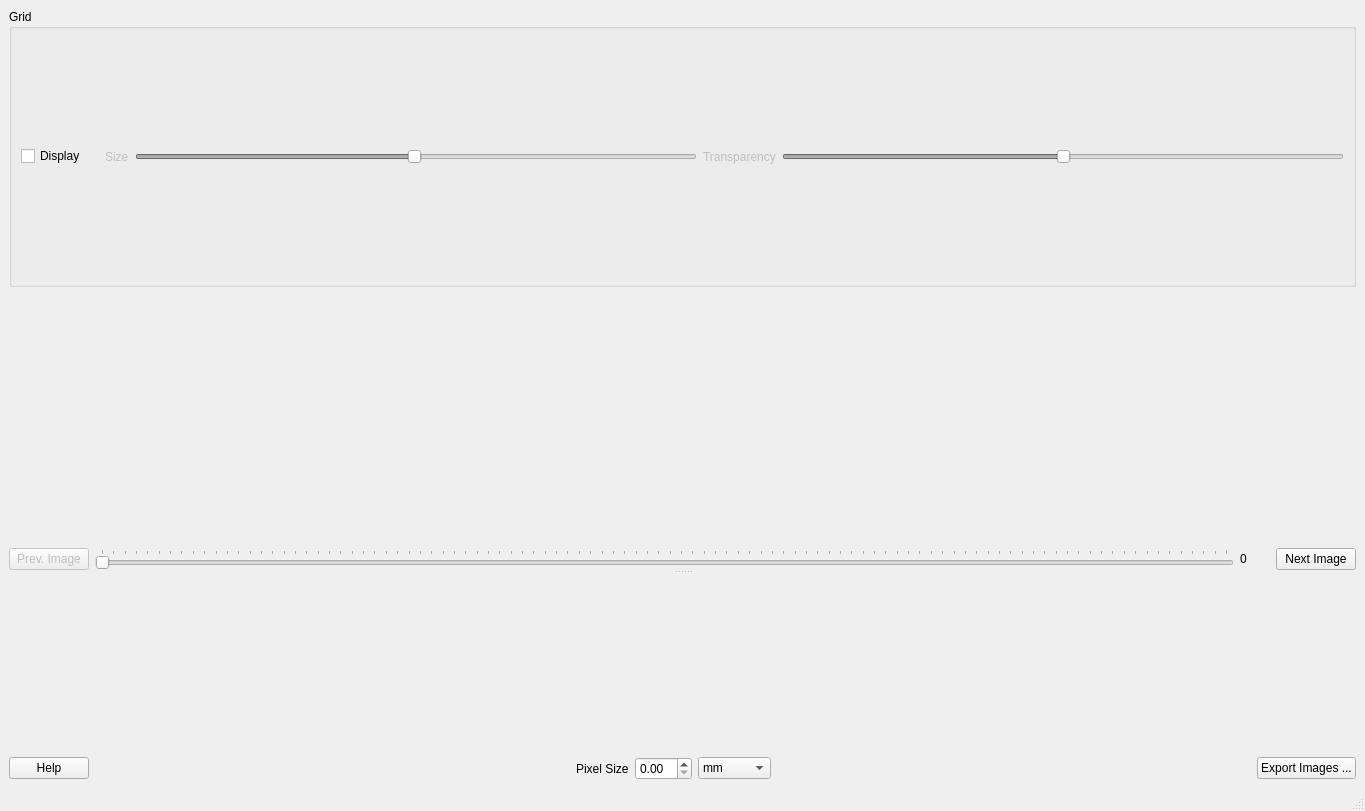
<?xml version="1.0" encoding="UTF-8"?>
<ui version="4.0">
 <class>MainWindow</class>
 <widget class="QMainWindow" name="MainWindow">
  <property name="geometry">
   <rect>
    <x>0</x>
    <y>0</y>
    <width>1365</width>
    <height>811</height>
   </rect>
  </property>
  <property name="minimumSize">
   <size>
    <width>0</width>
    <height>300</height>
   </size>
  </property>
  <property name="windowTitle">
   <string>Profile</string>
  </property>
  <property name="layoutDirection">
   <enum>Qt::LeftToRight</enum>
  </property>
  <widget class="QWidget" name="centralwidget">
   <layout class="QVBoxLayout" name="verticalLayout">
    <item>
     <widget class="QSplitter" name="splitter_2">
      <property name="orientation">
       <enum>Qt::Vertical</enum>
      </property>
      <widget class="QSplitter" name="splitter">
       <property name="orientation">
        <enum>Qt::Horizontal</enum>
       </property>
       <widget class="QWidget" name="layoutWidget">
        <layout class="QVBoxLayout" name="verticalLayout_3">
         <item>
          <widget class="QGroupBox" name="groupBox">
           <property name="title">
            <string>Grid</string>
           </property>
           <layout class="QHBoxLayout" name="horizontalLayout_6">
            <item>
             <widget class="QCheckBox" name="grid_display_checkBox">
              <property name="maximumSize">
               <size>
                <width>70</width>
                <height>16777215</height>
               </size>
              </property>
              <property name="text">
               <string>Display</string>
              </property>
             </widget>
            </item>
            <item>
             <widget class="QLabel" name="label_4">
              <property name="text">
               <string/>
              </property>
             </widget>
            </item>
            <item>
             <widget class="QLabel" name="display_size_label">
              <property name="enabled">
               <bool>false</bool>
              </property>
              <property name="maximumSize">
               <size>
                <width>40</width>
                <height>16777215</height>
               </size>
              </property>
              <property name="text">
               <string>Size</string>
              </property>
             </widget>
            </item>
            <item>
             <widget class="QSlider" name="grid_size_slider">
              <property name="enabled">
               <bool>false</bool>
              </property>
              <property name="sizePolicy">
               <sizepolicy hsizetype="Expanding" vsizetype="Fixed">
                <horstretch>0</horstretch>
                <verstretch>0</verstretch>
               </sizepolicy>
              </property>
              <property name="maximumSize">
               <size>
                <width>16777215</width>
                <height>16777215</height>
               </size>
              </property>
              <property name="minimum">
               <number>1</number>
              </property>
              <property name="maximum">
               <number>200</number>
              </property>
              <property name="value">
               <number>100</number>
              </property>
              <property name="orientation">
               <enum>Qt::Horizontal</enum>
              </property>
             </widget>
            </item>
            <item>
             <widget class="QLabel" name="display_transparency_label">
              <property name="enabled">
               <bool>false</bool>
              </property>
              <property name="text">
               <string>Transparency</string>
              </property>
             </widget>
            </item>
            <item>
             <widget class="QSlider" name="transparency_slider">
              <property name="enabled">
               <bool>false</bool>
              </property>
              <property name="maximum">
               <number>100</number>
              </property>
              <property name="value">
               <number>50</number>
              </property>
              <property name="orientation">
               <enum>Qt::Horizontal</enum>
              </property>
             </widget>
            </item>
           </layout>
          </widget>
         </item>
         <item>
          <layout class="QHBoxLayout" name="horizontalLayout_5">
           <item>
            <layout class="QVBoxLayout" name="verticalLayout_2">
             <item>
              <layout class="QHBoxLayout" name="horizontalLayout_2">
               <item>
                <widget class="QWidget" name="pyqtgraph_widget" native="true"/>
               </item>
              </layout>
             </item>
             <item>
              <layout class="QHBoxLayout" name="horizontalLayout_3">
               <item>
                <widget class="QPushButton" name="previous_image_button">
                 <property name="enabled">
                  <bool>false</bool>
                 </property>
                 <property name="text">
                  <string>Prev. Image</string>
                 </property>
                </widget>
               </item>
               <item>
                <widget class="QSlider" name="file_slider">
                 <property name="layoutDirection">
                  <enum>Qt::LeftToRight</enum>
                 </property>
                 <property name="orientation">
                  <enum>Qt::Horizontal</enum>
                 </property>
                 <property name="tickPosition">
                  <enum>QSlider::TicksAbove</enum>
                 </property>
                </widget>
               </item>
               <item>
                <widget class="QLabel" name="image_slider_value">
                 <property name="minimumSize">
                  <size>
                   <width>30</width>
                   <height>0</height>
                  </size>
                 </property>
                 <property name="maximumSize">
                  <size>
                   <width>30</width>
                   <height>16777215</height>
                  </size>
                 </property>
                 <property name="baseSize">
                  <size>
                   <width>50</width>
                   <height>0</height>
                  </size>
                 </property>
                 <property name="text">
                  <string>0</string>
                 </property>
                </widget>
               </item>
               <item>
                <widget class="QPushButton" name="next_image_button">
                 <property name="text">
                  <string>Next Image</string>
                 </property>
                </widget>
               </item>
              </layout>
             </item>
            </layout>
           </item>
          </layout>
         </item>
        </layout>
       </widget>
      </widget>
      <widget class="QWidget" name="profile_widget" native="true"/>
     </widget>
    </item>
    <item>
     <layout class="QHBoxLayout" name="horizontalLayout">
      <item>
       <widget class="QPushButton" name="pushButton">
        <property name="text">
         <string>Help</string>
        </property>
       </widget>
      </item>
      <item>
       <spacer name="horizontalSpacer_2">
        <property name="orientation">
         <enum>Qt::Horizontal</enum>
        </property>
        <property name="sizeHint" stdset="0">
         <size>
          <width>40</width>
          <height>20</height>
         </size>
        </property>
       </spacer>
      </item>
      <item>
       <layout class="QHBoxLayout" name="horizontalLayout_4">
        <item>
         <widget class="QLabel" name="label">
          <property name="text">
           <string>Pixel Size</string>
          </property>
         </widget>
        </item>
        <item>
         <widget class="QDoubleSpinBox" name="doubleSpinBox"/>
        </item>
        <item>
         <widget class="QComboBox" name="comboBox">
          <item>
           <property name="text">
            <string>mm</string>
           </property>
          </item>
          <item>
           <property name="text">
            <string>microns</string>
           </property>
          </item>
         </widget>
        </item>
       </layout>
      </item>
      <item>
       <spacer name="horizontalSpacer">
        <property name="orientation">
         <enum>Qt::Horizontal</enum>
        </property>
        <property name="sizeHint" stdset="0">
         <size>
          <width>40</width>
          <height>20</height>
         </size>
        </property>
       </spacer>
      </item>
      <item>
       <widget class="QPushButton" name="export_button">
        <property name="text">
         <string>Export Images ...</string>
        </property>
       </widget>
      </item>
     </layout>
    </item>
   </layout>
  </widget>
  <widget class="QMenuBar" name="menubar">
   <property name="geometry">
    <rect>
     <x>0</x>
     <y>0</y>
     <width>1365</width>
     <height>22</height>
    </rect>
   </property>
  </widget>
  <widget class="QStatusBar" name="statusbar"/>
  <action name="actionExport_Profile">
   <property name="text">
    <string>Profiles ...</string>
   </property>
  </action>
  <action name="actionWater_Intake">
   <property name="text">
    <string>Water Intake ...</string>
   </property>
  </action>
  <action name="actionImportedFilesMetadata">
   <property name="text">
    <string>Imported Files and Metadata ...</string>
   </property>
  </action>
  <action name="actionBy_Time_Stamp">
   <property name="text">
    <string>by Time Stamp</string>
   </property>
  </action>
  <action name="actionBy_File_Name">
   <property name="text">
    <string>by File Name</string>
   </property>
  </action>
  <action name="actionDsc_files">
   <property name="text">
    <string>dsc files ...</string>
   </property>
  </action>
  <action name="actionDsc">
   <property name="text">
    <string>dsc ...</string>
   </property>
  </action>
  <action name="actionWater_Intake_2">
   <property name="text">
    <string>Water Intake ...</string>
   </property>
  </action>
  <action name="actionProfiles">
   <property name="text">
    <string>Profiles ...</string>
   </property>
  </action>
 </widget>
 <resources/>
 <connections>
  <connection>
   <sender>export_button</sender>
   <signal>clicked()</signal>
   <receiver>MainWindow</receiver>
   <slot>export_button_clicked()</slot>
   <hints>
    <hint type="sourcelabel">
     <x>1352</x>
     <y>778</y>
    </hint>
    <hint type="destinationlabel">
     <x>950</x>
     <y>804</y>
    </hint>
   </hints>
  </connection>
  <connection>
   <sender>pushButton</sender>
   <signal>clicked()</signal>
   <receiver>MainWindow</receiver>
   <slot>help_button_clicked()</slot>
   <hints>
    <hint type="sourcelabel">
     <x>52</x>
     <y>765</y>
    </hint>
    <hint type="destinationlabel">
     <x>166</x>
     <y>810</y>
    </hint>
   </hints>
  </connection>
  <connection>
   <sender>grid_display_checkBox</sender>
   <signal>clicked()</signal>
   <receiver>MainWindow</receiver>
   <slot>display_grid_clicked()</slot>
   <hints>
    <hint type="sourcelabel">
     <x>104</x>
     <y>95</y>
    </hint>
    <hint type="destinationlabel">
     <x>149</x>
     <y>27</y>
    </hint>
   </hints>
  </connection>
  <connection>
   <sender>grid_size_slider</sender>
   <signal>sliderPressed()</signal>
   <receiver>MainWindow</receiver>
   <slot>grid_size_slider_clicked()</slot>
   <hints>
    <hint type="sourcelabel">
     <x>134</x>
     <y>95</y>
    </hint>
    <hint type="destinationlabel">
     <x>483</x>
     <y>23</y>
    </hint>
   </hints>
  </connection>
  <connection>
   <sender>grid_size_slider</sender>
   <signal>sliderMoved(int)</signal>
   <receiver>MainWindow</receiver>
   <slot>grid_size_slider_moved()</slot>
   <hints>
    <hint type="sourcelabel">
     <x>134</x>
     <y>95</y>
    </hint>
    <hint type="destinationlabel">
     <x>397</x>
     <y>25</y>
    </hint>
   </hints>
  </connection>
  <connection>
   <sender>transparency_slider</sender>
   <signal>sliderPressed()</signal>
   <receiver>MainWindow</receiver>
   <slot>transparency_slider_clicked()</slot>
   <hints>
    <hint type="sourcelabel">
     <x>134</x>
     <y>95</y>
    </hint>
    <hint type="destinationlabel">
     <x>731</x>
     <y>24</y>
    </hint>
   </hints>
  </connection>
  <connection>
   <sender>transparency_slider</sender>
   <signal>sliderMoved(int)</signal>
   <receiver>MainWindow</receiver>
   <slot>transparency_slider_moved()</slot>
   <hints>
    <hint type="sourcelabel">
     <x>134</x>
     <y>95</y>
    </hint>
    <hint type="destinationlabel">
     <x>1062</x>
     <y>27</y>
    </hint>
   </hints>
  </connection>
  <connection>
   <sender>grid_size_slider</sender>
   <signal>sliderReleased()</signal>
   <receiver>MainWindow</receiver>
   <slot>grid_size_slider_released()</slot>
   <hints>
    <hint type="sourcelabel">
     <x>134</x>
     <y>95</y>
    </hint>
    <hint type="destinationlabel">
     <x>276</x>
     <y>-3</y>
    </hint>
   </hints>
  </connection>
  <connection>
   <sender>file_slider</sender>
   <signal>sliderMoved(int)</signal>
   <receiver>MainWindow</receiver>
   <slot>slider_file_changed()</slot>
   <hints>
    <hint type="sourcelabel">
     <x>134</x>
     <y>95</y>
    </hint>
    <hint type="destinationlabel">
     <x>8</x>
     <y>483</y>
    </hint>
   </hints>
  </connection>
  <connection>
   <sender>previous_image_button</sender>
   <signal>clicked()</signal>
   <receiver>MainWindow</receiver>
   <slot>previous_image_button_clicked()</slot>
   <hints>
    <hint type="sourcelabel">
     <x>134</x>
     <y>95</y>
    </hint>
    <hint type="destinationlabel">
     <x>8</x>
     <y>377</y>
    </hint>
   </hints>
  </connection>
  <connection>
   <sender>file_slider</sender>
   <signal>valueChanged(int)</signal>
   <receiver>MainWindow</receiver>
   <slot>slider_file_changed()</slot>
   <hints>
    <hint type="sourcelabel">
     <x>134</x>
     <y>95</y>
    </hint>
    <hint type="destinationlabel">
     <x>5</x>
     <y>566</y>
    </hint>
   </hints>
  </connection>
  <connection>
   <sender>next_image_button</sender>
   <signal>clicked()</signal>
   <receiver>MainWindow</receiver>
   <slot>next_image_button_clicked()</slot>
   <hints>
    <hint type="sourcelabel">
     <x>134</x>
     <y>95</y>
    </hint>
    <hint type="destinationlabel">
     <x>1000</x>
     <y>418</y>
    </hint>
   </hints>
  </connection>
 </connections>
 <slots>
  <slot>help_button_clicked()</slot>
  <slot>slider_file_changed()</slot>
  <slot>previous_image_button_clicked()</slot>
  <slot>next_image_button_clicked()</slot>
  <slot>remove_row_button_clicked()</slot>
  <slot>add_row_button_clicked()</slot>
  <slot>export_button_clicked()</slot>
  <slot>display_grid_clicked()</slot>
  <slot>grid_size_slider_clicked()</slot>
  <slot>grid_size_slider_moved()</slot>
  <slot>transparency_slider_clicked()</slot>
  <slot>transparency_slider_moved()</slot>
  <slot>right_rotation_fast_clicked()</slot>
  <slot>right_rotation_slow_clicked()</slot>
  <slot>left_rotation_fast_clicked()</slot>
  <slot>left_rotation_slow_clicked()</slot>
  <slot>table_widget_selection_changed()</slot>
  <slot>table_widget_2_selection_changed()</slot>
  <slot>table_widget_cell_changed()</slot>
  <slot>grid_size_slider_released()</slot>
  <slot>profile_along_axis_changed()</slot>
  <slot>tab_changed()</slot>
  <slot>update_all_plots()</slot>
 </slots>
</ui>
